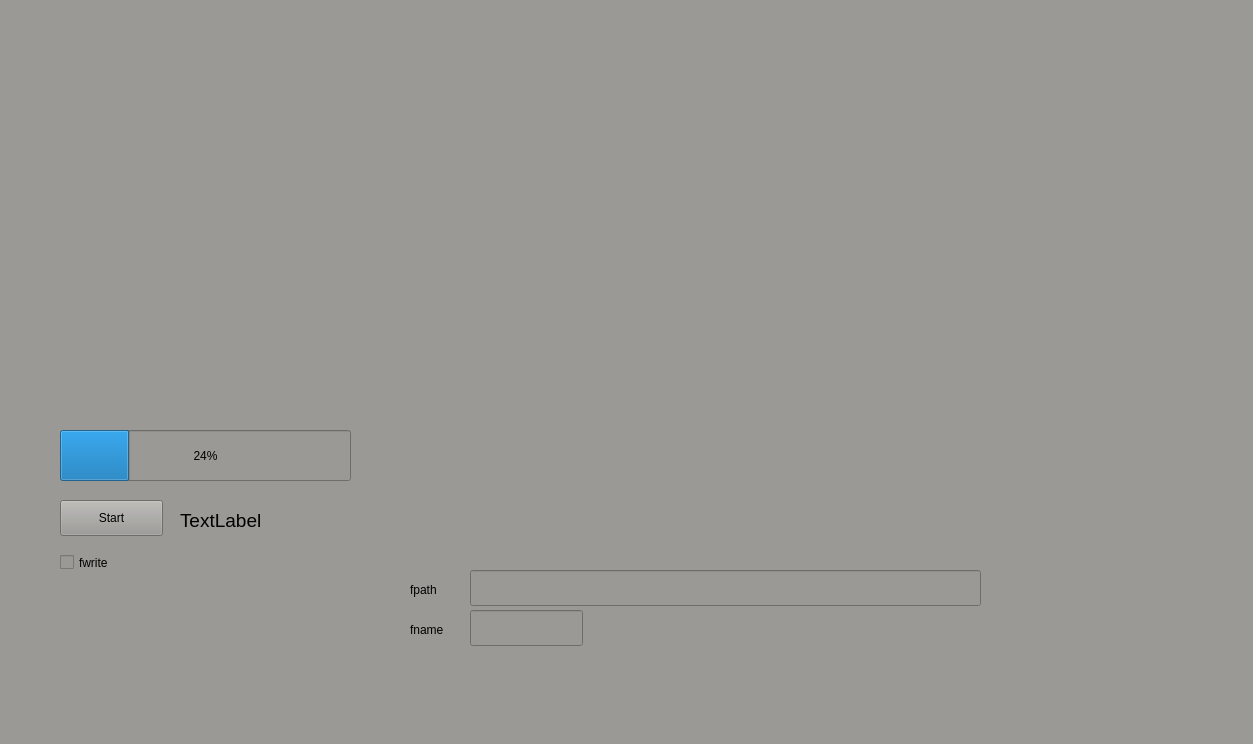
<?xml version="1.0" encoding="UTF-8"?>
<ui version="4.0">
 <class>MainWindow</class>
 <widget class="QMainWindow" name="MainWindow">
  <property name="geometry">
   <rect>
    <x>0</x>
    <y>0</y>
    <width>1253</width>
    <height>744</height>
   </rect>
  </property>
  <property name="windowTitle">
   <string>Gotthard2 Panel [experimental]</string>
  </property>
  <property name="layoutDirection">
   <enum>Qt::LeftToRight</enum>
  </property>
  <property name="autoFillBackground">
   <bool>false</bool>
  </property>
  <property name="styleSheet">
   <string notr="true">background-color: rgb(154, 153, 150);</string>
  </property>
  <widget class="QWidget" name="centralwidget">
   <widget class="PlotWidget" name="plotWidget" native="true">
    <property name="geometry">
     <rect>
      <x>400</x>
      <y>30</y>
      <width>831</width>
      <height>511</height>
     </rect>
    </property>
   </widget>
   <widget class="QPushButton" name="startButton">
    <property name="geometry">
     <rect>
      <x>60</x>
      <y>500</y>
      <width>103</width>
      <height>36</height>
     </rect>
    </property>
    <property name="text">
     <string>Start</string>
    </property>
   </widget>
   <widget class="QProgressBar" name="progressBar">
    <property name="geometry">
     <rect>
      <x>60</x>
      <y>430</y>
      <width>291</width>
      <height>51</height>
     </rect>
    </property>
    <property name="value">
     <number>24</number>
    </property>
   </widget>
   <widget class="QCheckBox" name="fwriteCheckBox">
    <property name="geometry">
     <rect>
      <x>60</x>
      <y>550</y>
      <width>91</width>
      <height>25</height>
     </rect>
    </property>
    <property name="layoutDirection">
     <enum>Qt::LeftToRight</enum>
    </property>
    <property name="text">
     <string>fwrite</string>
    </property>
   </widget>
   <widget class="QLineEdit" name="nameLineEdit">
    <property name="geometry">
     <rect>
      <x>470</x>
      <y>610</y>
      <width>113</width>
      <height>36</height>
     </rect>
    </property>
    <property name="text">
     <string/>
    </property>
   </widget>
   <widget class="QLabel" name="statusLabel">
    <property name="geometry">
     <rect>
      <x>180</x>
      <y>500</y>
      <width>101</width>
      <height>41</height>
     </rect>
    </property>
    <property name="font">
     <font>
      <pointsize>14</pointsize>
     </font>
    </property>
    <property name="text">
     <string>TextLabel</string>
    </property>
   </widget>
   <widget class="QLineEdit" name="pathLineEdit">
    <property name="geometry">
     <rect>
      <x>470</x>
      <y>570</y>
      <width>511</width>
      <height>36</height>
     </rect>
    </property>
    <property name="text">
     <string/>
    </property>
   </widget>
   <widget class="QLabel" name="label">
    <property name="geometry">
     <rect>
      <x>410</x>
      <y>580</y>
      <width>41</width>
      <height>19</height>
     </rect>
    </property>
    <property name="text">
     <string>fpath</string>
    </property>
   </widget>
   <widget class="QLabel" name="label_2">
    <property name="geometry">
     <rect>
      <x>410</x>
      <y>620</y>
      <width>41</width>
      <height>19</height>
     </rect>
    </property>
    <property name="text">
     <string>fname</string>
    </property>
   </widget>
  </widget>
  <widget class="QMenuBar" name="menubar">
   <property name="geometry">
    <rect>
     <x>0</x>
     <y>0</y>
     <width>1253</width>
     <height>29</height>
    </rect>
   </property>
  </widget>
  <action name="actionNew">
   <property name="text">
    <string>New</string>
   </property>
  </action>
  <action name="actionSave">
   <property name="text">
    <string>Save</string>
   </property>
  </action>
  <action name="actionUpdate">
   <property name="text">
    <string>Update</string>
   </property>
  </action>
  <action name="actionAbout_Detector">
   <property name="text">
    <string>About Detector</string>
   </property>
  </action>
  <action name="actionInfo">
   <property name="text">
    <string>Info</string>
   </property>
  </action>
  <action name="actionPreferences">
   <property name="text">
    <string>Preferences</string>
   </property>
  </action>
  <action name="actionSave_2">
   <property name="text">
    <string>Save</string>
   </property>
  </action>
  <action name="actionUpdate_2">
   <property name="text">
    <string>Update</string>
   </property>
  </action>
  <action name="actionExit">
   <property name="text">
    <string>Exit</string>
   </property>
  </action>
  <action name="actionNew_2">
   <property name="text">
    <string>New</string>
   </property>
  </action>
 </widget>
 <customwidgets>
  <customwidget>
   <class>PlotWidget</class>
   <extends>QWidget</extends>
   <header>pyqtgraph</header>
   <container>1</container>
  </customwidget>
 </customwidgets>
 <resources/>
 <connections/>
</ui>
